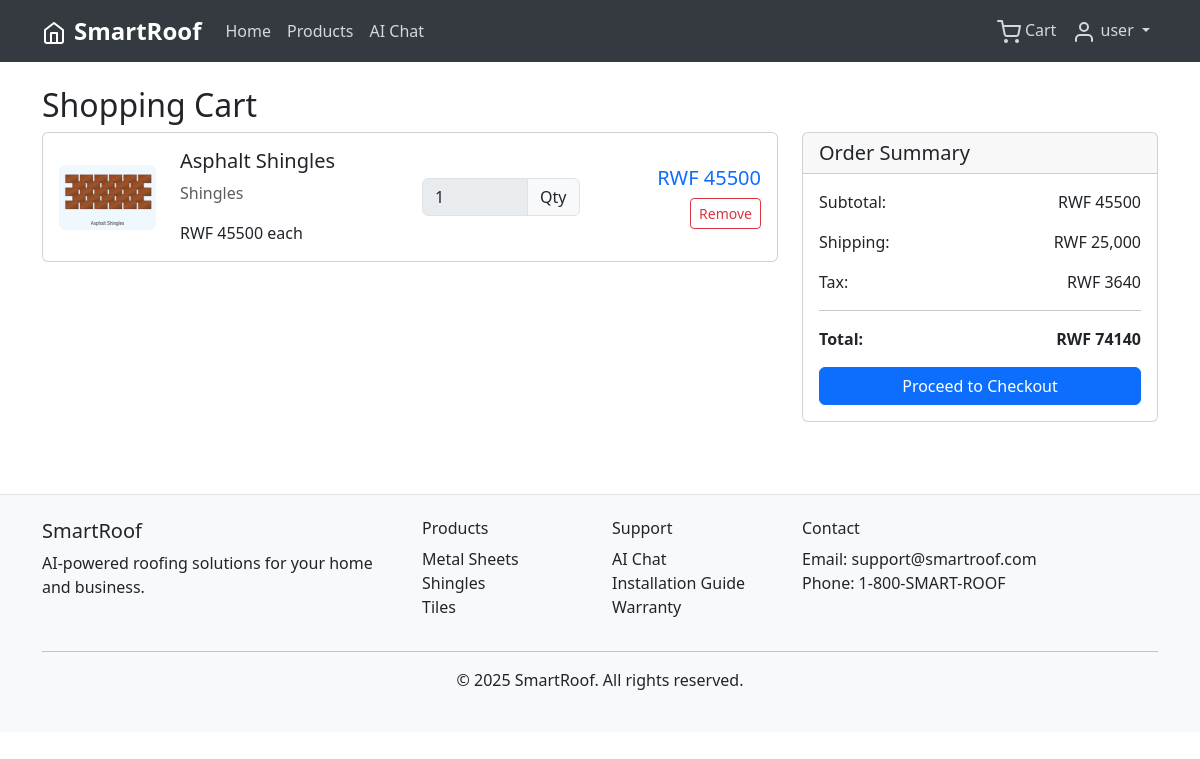
Page /cart (signed in) on the committed database.
### tables this page shows
CREATE TABLE users (
            id INTEGER PRIMARY KEY AUTOINCREMENT,
            username TEXT UNIQUE NOT NULL,
            email TEXT UNIQUE NOT NULL,
            password_hash TEXT NOT NULL,
            is_admin BOOLEAN DEFAULT FALSE,
            created_at TIMESTAMP DEFAULT CURRENT_TIMESTAMP
        );

CREATE TABLE products (
            id INTEGER PRIMARY KEY AUTOINCREMENT,
            name TEXT NOT NULL,
            description TEXT,
            price REAL NOT NULL,
            category TEXT NOT NULL,
            image_url TEXT,
            stock INTEGER DEFAULT 100,
            created_at TIMESTAMP DEFAULT CURRENT_TIMESTAMP
        );

### routes.py (the view)
@app.route('/cart')
@login_required
def cart():
    try:
        conn = get_db_connection()
        cart_items_data = conn.execute('''
            SELECT ci.*, p.name, p.price, p.image_url
            FROM cart_items ci
            JOIN products p ON ci.product_id = p.id
            WHERE ci.user_id = ?
        ''', (current_user.id,)).fetchall()
        conn.close()
        cart_items = []
        total = 0
        for item in cart_items_data:
            product = Product.get(item['product_id'])
            if product:
                cart_items.append({
                    'id': item['id'],
                    'product': product,
                    'quantity': item['quantity'],
                    'subtotal': product.price * item['quantity']
                })
                total += product.price * item['quantity']
        return render_template('cart.html', cart_items=cart_items, total=total)
    except Exception as e:
        return render_template('cart.html', cart_items=[], total=0)

### app.py (called while the page is built)
@login_manager.user_loader
def load_user(user_id):
    from models import User
    return User.get(int(user_id))

### database.py (called while the page is built)
def get_db_connection():
    conn = sqlite3.connect(DATABASE_PATH)
    conn.row_factory = sqlite3.Row
    return conn

### models.py (called while the page is built)
    @staticmethod
    def get(user_id):
        conn = get_db_connection()
        user = conn.execute('SELECT * FROM users WHERE id = ?', (user_id,)).fetchone()
        conn.close()
        if user:
            return User(user['id'], user['username'], user['email'],
                       user['password_hash'], user['is_admin'], user['created_at'])
        return None

    @staticmethod
    def get(product_id):
        conn = get_db_connection()
        product = conn.execute('SELECT * FROM products WHERE id = ?', (product_id,)).fetchone()
        conn.close()
        if product:
            return Product(
                product['id'], product['name'], product['description'],
                product['price'], product['category'], product['image_url'],
                product['stock'], product['created_at']
            )
        return None

### templates/cart.html (shortened to what this page needs)
{% extends "base.html" %}
{% block content %}
<div class="container py-4">
    <h2>Shopping Cart</h2>
    {% if cart_items %}
    <div class="row">
        <div class="col-lg-8">
            {% for item in cart_items %}
            <div class="card mb-3">
                <div class="card-body">
                    <div class="row align-items-center">
                        <div class="col-md-2">
                            <img src="{{ item.product.image_url }}" class="img-fluid rounded" alt="{{ item.product.name }}">
                        </div>
                        <div class="col-md-4">
                            <h5>{{ item.product.name }}</h5>
                            <p class="text-muted">{{ item.product.category }}</p>
                            <p class="mb-0">RWF {{ (item.product.price * 1000)|int }} each</p>
                        </div>
                        <div class="col-md-3">
                            <div class="input-group">
                                <input type="number" class="form-control" name="quantity"
                                       value="{{ item.quantity }}" min="1" max="{{ item.product.stock }}" disabled>
                                <span class="input-group-text">Qty</span>
                            </div>
                        </div>
                        <div class="col-md-3 text-end">
                            <h5 class="text-primary">RWF {{ (item.subtotal * 1000)|int }}</h5>
                            <form method="POST" action="{{ url_for('remove_from_cart', item_id=item.id) }}" style="display: inline;">
                                <button type="submit" class="btn btn-sm btn-outline-danger">Remove</button>
                            </form>
                        </div>
                    </div>
                </div>
            </div>
            {% endfor %}
        </div>
        <div class="col-lg-4">
            <div class="card">
                <div class="card-header">
                    <h5 class="mb-0">Order Summary</h5>
                </div>
                <div class="card-body">
                    <div class="d-flex justify-content-between mb-3">
                        <span>Subtotal:</span>
                        <span>RWF {{ (total * 1000)|int }}</span>
                    </div>
                    <div class="d-flex justify-content-between mb-3">
                        <span>Shipping:</span>
                        <span>{% if total >= 500 %}Free{% else %}RWF 25,000{% endif %}</span>
                    </div>
                    <div class="d-flex justify-content-between mb-3">
                        <span>Tax:</span>
                        <span>RWF {{ (total * 0.08 * 1000)|int }}</span>
                    </div>
                    <hr>
                    <div class="d-flex justify-content-between mb-3">
                        <strong>Total:</strong>
                        <strong>RWF {{ ((total + (0 if total >= 500 else 25) + (total * 0.08)) * 1000)|int }}</strong>
                    </div>
                    <a href="{{ url_for('checkout') }}" class="btn btn-primary w-100">
                        Proceed to Checkout
                    </a>
                </div>
            </div>
        </div>
    </div>
    {% endif %}
</div>
{% endblock %}

### templates/base.html (shortened to what this page needs)
<!DOCTYPE html>
<html lang="en" data-bs-theme="light">
<head>
    <link href="https://cdn.jsdelivr.net/npm/bootstrap@5.3.0/dist/css/bootstrap.min.css" rel="stylesheet">
    <link rel="stylesheet" href="{{ url_for('static', filename='css/style.css') }}">
</head>
<body>
    <nav class="navbar navbar-expand-lg navbar-dark">
        <div class="container">
            <a class="navbar-brand fw-bold" href="{{ url_for('index') }}">
                <i data-feather="home" class="me-2"></i>SmartRoof
            </a>
            <div class="collapse navbar-collapse" id="navbarNav">
                <ul class="navbar-nav me-auto">
                    <li class="nav-item">
                        <a class="nav-link" href="{{ url_for('index') }}">Home</a>
                    </li>
                    <li class="nav-item">
                        <a class="nav-link" href="{{ url_for('products') }}">Products</a>
                    </li>
                    <li class="nav-item">
                        <a class="nav-link" href="{{ url_for('chat') }}">AI Chat</a>
                    </li>
                </ul>
                <ul class="navbar-nav">
                    {% if current_user.is_authenticated %}
                        <li class="nav-item">
                            <a class="nav-link position-relative" href="{{ url_for('cart') }}">
                                <i data-feather="shopping-cart"></i> Cart
                            </a>
                        </li>
                        <li class="nav-item dropdown">
                            <a class="nav-link dropdown-toggle" href="#" id="navbarDropdown" role="button" data-bs-toggle="dropdown">
                                <i data-feather="user"></i> {{ current_user.username }}
                            </a>
                        </li>
                    {% endif %}
                </ul>
            </div>
        </div>
    </nav>
    <main>
        {% block content %}{% endblock %}
    </main>
    <footer class="bg-light text-dark py-4 mt-5 border-top">
        <div class="container">
            <div class="row">
                <div class="col-md-4">
                    <h5>SmartRoof</h5>
                    <p>AI-powered roofing solutions for your home and business.</p>
                </div>
                <div class="col-md-2">
                    <h6>Products</h6>
                    <ul class="list-unstyled">
                        <li><a href="{{ url_for('products', category='Metal Sheets') }}" class="text-dark">Metal Sheets</a></li>
                        <li><a href="{{ url_for('products', category='Shingles') }}" class="text-dark">Shingles</a></li>
                        <li><a href="{{ url_for('products', category='Tiles') }}" class="text-dark">Tiles</a></li>
                    </ul>
                </div>
                <div class="col-md-2">
                    <h6>Support</h6>
                    <ul class="list-unstyled">
                        <li><a href="{{ url_for('chat') }}" class="text-dark">AI Chat</a></li>
                        <li><a href="#" class="text-dark">Installation Guide</a></li>
                        <li><a href="#" class="text-dark">Warranty</a></li>
                    </ul>
                </div>
                <div class="col-md-4">
                    <h6>Contact</h6>
                    <p>Email: support@smartroof.com<br>Phone: 1-800-SMART-ROOF</p>
                </div>
            </div>
            <hr>
            <div class="text-center">
                <p>&copy; 2025 SmartRoof. All rights reserved.</p>
            </div>
        </div>
    </footer>
</body>
</html>

### static/css/style.css (style rules this page uses)
.navbar { background-color: #343a40 !important; }
.navbar-brand { font-size: 1.5rem; font-weight: 700; color: white !important; }
.navbar-nav .nav-link { color: rgba(255, 255, 255, 0.8) !important; font-weight: 500; }
.card { transition: transform 0.2s ease-in-out; }
.btn { transition: all 0.2s ease-in-out; }
footer { margin-top: auto; }
footer a { text-decoration: none; transition: color 0.2s ease-in-out; }

### rows in the picture
users: username "user"
products: product.image_url (picture), product.name "Asphalt Shingles", product.category "Shingles", (item.product.price*1000)|int "45500"

### other values in the picture
{{ (item.subtotal * 1000)|int }} "45500"
{{ (total * 1000)|int }} "45500"
{{ (total * 0.08 * 1000)|int }} "3640"
{{ ((total + (0 if total >= 500 else 25) + (total * 0.08)) * 1000)|int }} "74140"
